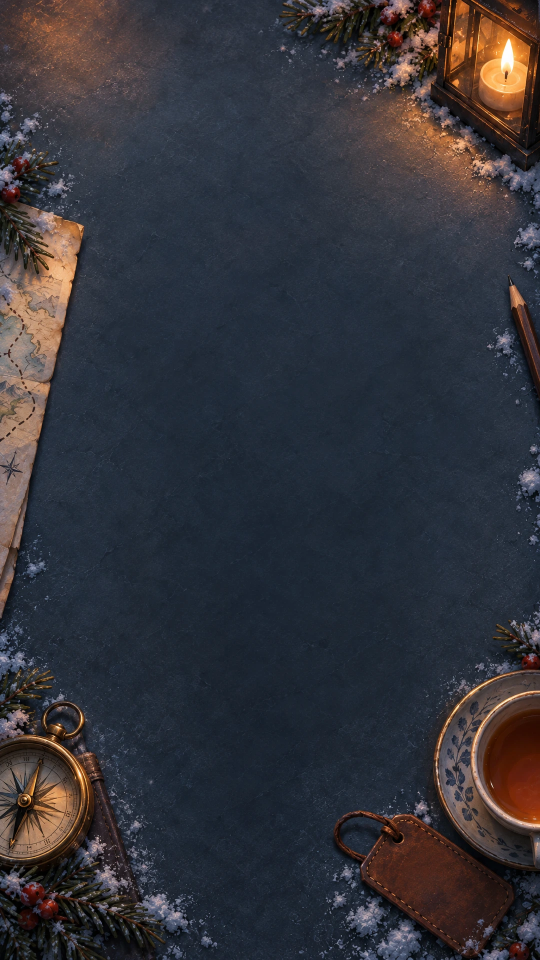
#> input picture tools/art/masters/chrome/home-desk.webp, 1080 x 1920 px (shown at 1/2 size)
$ python -i tables.py   (imports and definitions only)
#> lines starting #> are read from the running program, lines starting #| are printed output that depends on the picture
### tools/art/images.py
"""The shipped images: what they weigh, and the lossless squeeze every art script ends with.

    python tools/art/images.py audit [--files]    every group: count, size, pixels, encoding, metadata
    python tools/art/images.py squeeze [<path>...] the safe wins, in place (default: public/ and .gemarcade/)

`squeeze` changes no pixel. It strips metadata (EXIF, XMP and colour profiles: the generator's
images are sRGB, which is what a browser assumes without one) by rewriting the file's container,
re-encodes LOSSLESS files (lossless WebP, PNG) at the encoder's highest effort and keeps the result
only when it is smaller and decodes to the same pixels, and leaves a lossy file's image data alone
(a lossy file re-encoded loses quality, whatever the setting). The art scripts call `squeeze(path)`
on each file they write (tools/art/pictures.py, so every picture, postcard, Souvenir picture and
suitcase item, and tables.py's particle strips), and tools/art/check-copies.mjs fails the build when
any image under public/art or public/pictures carries metadata, however it was made.

Audit, 2026-10-28: no image carried metadata and every script already encoded at its highest
effort (WebP method 6, PNG optimize), so the squeeze found nothing; the particle strips moved from
PNG to lossless WebP (the same pixels, 46 KB -> 34 KB). The groups are group() below.
The lossy settings (full pictures q74, board copies from q70) are pictures.py's FULL_Q and BOARD_Q;
docs/picture-direction.md ("Shipped files") has the ruling.
"""
import io
import struct
import sys
from pathlib import Path

from PIL import Image

ROOT = Path(__file__).resolve().parents[2]
PUBLIC = ROOT / "public"
STORE = ROOT / ".gemarcade"
IMAGE = {".webp", ".png", ".jpg", ".jpeg", ".avif", ".svg"}
LIBRARY = {"animals", "architecture", "flowers", "food", "landscapes", "people", "travel"}


# [141 lines left out: functions group, chunks, describe, files, cmd_audit, strip_webp and 1 more, not called in this run]


def squeezed(path):
    """The smallest pixel-identical encoding of one file in its own format, or None."""
    data = path.read_bytes()
    ext = path.suffix.lower()
    best = data
    if ext == ".webp":
        best = strip_webp(data)
        if best is not data and not same_pixels(data, best):
            best = data
        if "VP8L" in {c for c, _, _ in chunks(best)}:
            with Image.open(path) as im:
                im.load()
                out = io.BytesIO()
                # exact: keep the colour under fully transparent pixels, so nothing changes at all
                im.save(out, "WEBP", lossless=True, quality=100, method=6, exact=True)
            if len(out.getvalue()) < len(best) and same_pixels(data, out.getvalue()):
                best = out.getvalue()
    elif ext == ".png":
        with Image.open(path) as im:
            im.load()
            out = io.BytesIO()
            keep = {k: im.info[k] for k in ("transparency",) if k in im.info}
            im.save(out, "PNG", optimize=True, **keep)
        if len(out.getvalue()) < len(best) and same_pixels(data, out.getvalue()):
            best = out.getvalue()
    elif ext in (".jpg", ".jpeg"):
        best = strip_jpeg(data)
    return best if len(best) < len(data) else None


# [12 lines left out: function strip_jpeg, not called in this run]


def squeeze(path):
    """The pipeline's last step for one written file: the safe wins, in place. Returns bytes saved."""
    path = Path(path)
    if path.suffix.lower() not in IMAGE - {".svg", ".avif"}:
        return 0
    better = squeezed(path)
    if better is None:
        return 0
    saved = path.stat().st_size - len(better)
    path.write_bytes(better)
    return saved


# [9 lines left out: function cmd_squeeze, not called in this run]


# [10 lines that do not run on import are left out]

### tools/art/tables.py
"""The tables a player can play on: the sunny day (everyone's, creator 2026-10-28) and the ones won or bought later.

    python tools/art/tables.py ingest <raw-dir>    raw generations -> tools/art/masters/tables/
    python tools/art/tables.py build               masters -> public/art/tables/ + tables.json
    python tools/art/tables.py icon <name> <picture-id>   the platform item's icon (512 px PNG)
    python tools/art/tables.py scene <name> <scene.png>   a table finished outward (16:9) -> its masters

A table can come from a wider SCENE (creator, 2026-10-28, Sunny Day without its suitcase rims): the
table's scene finished outward to 16:9 by the generator, so the PC side art beside the game is the
same picture. `scene` keeps it as masters/tables/<name>-scene.webp and cuts its middle 9:16 as the
table's master; the side art (tools/art/store.py, BORDERS) is that scene with the props near the
game cleared, so it fits every window shape (the Arcade scales side art to cover the window, so a
prop running past the game's edge lines up only on a 16:9 screen).

Every table follows game-l.png's layout (detail at the edges and top corners, a calm
darker middle where the cards sit) and keeps the same chrome: frosted frames and pale
buttons are drawn by the game and do not change per table. What changes per table:

  <name>-table.webp       the background, 1080x1920 (cover, centre top), like public/art/table.webp
  <name>-stack-back.webp  the card back of the stacks, 384x512 (portrait 3:4) with alpha
  <name>-particles.webp   a strip of square frames drifting at the edges (snow, leaves...), lossless
  <name>-thumb.webp       a 320x400 preview for the table picker (the top of the table)
Every file name carries the table's name: the platform refuses a build in which two
files share a name, whatever their folders (tools/unique-names.mjs checks it).

The winter dusk (the game's first table, December 2026's suitcase prize since the default turned
sunny) keeps its original files (public/art/table.webp, stack-back.webp, snow.webp) and its own home
backdrop ("desk": art/home-desk.webp; a table without one shows on home too); only its thumb lives
under public/art/tables/winter-dusk/ (winter-dusk-thumb.webp). The manifest
public/art/tables/tables.json lists every SHIPPED table with its paths, the built-in one first.

A table's id is "table-" + its folder name ("table-autumn-study"): the same slug is the
platform item the server grants, so the game, the server and the art agree on one name.
Its item icon (tools/art/items/<id>.png) is for the Arcade, not shipped in the game.

Tables not yet shipped keep their masters here for later (a Coin purchase, say):
add them to SHIPPED when they are finished. Raw names in <raw-dir>:
  <id>.png (table), <id>-back.png (card back), <id>-particles.png (four in a row)
"""
import json
import sys
from pathlib import Path

from PIL import Image

sys.path.insert(0, str(Path(__file__).resolve().parent))
from images import squeeze  # noqa: E402  (the lossless last step: tools/art/images.py)

ROOT = Path(__file__).resolve().parents[2]
MASTERS = ROOT / "tools/art/masters/tables"
PUBLIC = ROOT / "public"
OUT = PUBLIC / "art/tables"
FRAME = 64  # particle frame, px

TABLES = {
    # The sunny day: the store's sky-blue suitcase carried in (creator, 2026-10-28, picked from three).
    # Its petals drift as "petals" (UI's kind: sparser, slower and swaying wider than "leaves").
    "sunny-day": {"title": "Sunny Day", "particles": "petals"},
    "winter-dusk": {"title": "Winter Dusk", "particles": "snow",
                    "files": {"table": "art/table.webp", "stackBack": "art/stack-back.webp",
                              "particles": "art/snow.webp", "desk": "art/home-desk.webp"}, "frame": 32, "base": "#2c3746",
                    "showLocked": True,  # December's prize: the picker shows it locked until owned
                    "master": ROOT / "tools/art/masters/chrome/table.webp"},
    "autumn-study": {"title": "Autumn Study", "particles": "leaves"},
    "summer-terrace": {"title": "Summer Terrace", "particles": "petals"},
    "spring-greenhouse": {"title": "Spring Greenhouse", "particles": "petals"},
    # The Daily Suitcase's prizes, one a month (docs/daily-suitcase.md); "snow" shares the winter
    # dusk's snow strip instead of a particles file of its own.
    "ski-lodge": {"title": "Ski Lodge", "particles": "snow", "share": "winter-dusk"},
    "winter-market": {"title": "Winter Market", "particles": "snow", "share": "winter-dusk"},
    # The two-week VIP events' prizes (docs/vip.md): Haunted Holiday's (halloween-2026, creator 2026-10-30), a candlelit
    # autumn porch at golden hour; its leaves are Autumn Study's strip, shared.
    "pumpkin-porch": {"title": "Pumpkin Porch", "particles": "leaves", "share": "autumn-study"},
    # The next three events' prizes (lead, 2026-10-30, docs/vip.md 1fd60bc; themes approved 2026-10-27 in docs/daily-suitcase.md):
    # Grand Train Journey's wood-panelled dining car with a brass lamp (no weather), Northern Lights' Arctic cabin windowsill with
    # the aurora through the window (the winter dusk's snow, shared) and Carnival's crimson velvet and gold (its own confetti,
    # drifting as "petals").
    "dining-car": {"title": "Dining Car"},
    "arctic-cabin": {"title": "Arctic Cabin", "particles": "snow", "share": "winter-dusk"},
    "carnival": {"title": "Carnival", "particles": "petals"},
    # The Cosmetics screen's four, 2,000 Coins each (creator, 2026-10-29, picked from concepts in design/concepts/tables/),
    # each paired with one of Audio's trip tracks; built as Sunny Day (scene -> table, the side art cleared in the middle).
    "paris-cafe": {"title": "Paris Café"},
    "kyoto-blossom": {"title": "Kyoto Blossom", "particles": "petals"},
    "buenos-aires": {"title": "Buenos Aires", "particles": "petals"},
    "irish-coast": {"title": "Irish Coast"},
}
SHIPPED = ["sunny-day", "winter-dusk", "autumn-study", "ski-lodge", "winter-market",
           "paris-cafe", "kyoto-blossom", "buenos-aires", "irish-coast", "pumpkin-porch",
           "dining-car", "arctic-cabin", "carnival"]  # the picker's order
DEFAULT = "sunny-day"  # everyone's table (UI's code switched to it in 78c3623)
# The plain panel a board sits on during a level (UI, 2026-10-29, the creator's pick after Jigsaw Drop): a calm
# mid-tone of the table's own surface, under the cards' pale frames. A table not named here uses its `base` (the
# sunny tables' bases are mid-tones already); these dark ones lift their surface to about 40% lightness, the
# near-grey ones picked by eye from their tables (West's and South Africa's wood, France's stone, the market's cobbles).
PANELS = {
    "winter-dusk": "#51637b",
    "autumn-study": "#835949",
    "ski-lodge": "#875845",
    "winter-market": "#665e6e",
    "dining-car": "#a54b27",  # its mahogany and Carnival's velvet lifted to 40% lightness, saturation held to 62%
    "carnival": "#a52736",
    "souvenir-america": "#51737b",
    "souvenir-japan": "#894b43",
    "souvenir-italy": "#70605c",
    "souvenir-west": "#6e625a",
    "souvenir-france": "#5c6274",
    "souvenir-canada": "#804c50",
    "souvenir-argentina": "#895243",
    "souvenir-australia": "#705c5f",
    "souvenir-south-africa": "#7a5f4c",
    "souvenir-uk-ireland": "#894c43",
}
# Made-up marks the generator left on a table's props, softened at ingest: (x, y, radius) on the raw.
CLEAN = {}  # raw stem -> marks to soften at ingest (the first sunny table had a glyph on its camera)
# Each trip's Souvenir board has a table of its own (docs/souvenirs.md; tools/art/souvenirs.py makes it):
# named in tools/art/souvenirs-plan.json, no particles, and marked "souvenir" in the manifest, so a picker
# or a shop can tell it apart from a table a player owns. It ships once its table and back masters exist.
_SV = ROOT / "tools/art/souvenirs-plan.json"
# [4 lines not run here, left out]


# [36 lines left out: functions ingest, base_colour, thumb, not called in this run]


def particles(master, out):
    """Four sprites side by side in the master -> a strip of FRAME-px square frames."""
#> called with master = 'masters/chrome/home-desk.webp', out = 'out.png'
    im = Image.open(master).convert("RGBA")
    a = im.getchannel("A")
#> a: PIL image 1080x1920 L; every value is 255
    # Split at the empty columns between the sprites.
    cols = [a.crop((x, 0, x + 1, im.height)).getextrema()[1] > 40 for x in range(im.width)]
#> cols = 1080 items, first 6: True, True, True, True, True, True
    spans, start = [], None
    for x, on in enumerate(cols + [False]):
        if on and start is None:
            start = x
        elif not on and start is not None:
            if x - start > 20:
                spans.append((start, x))
            start = None
#> this loop made 1081 passes
#> start on pass 1: 0
#> after the loop, spans = [(0, 1080)]
    strip = Image.new("RGBA", (FRAME * len(spans), FRAME), (0, 0, 0, 0))
#> strip: PIL image 64x64 RGBA; every value is 0
    for i, (x0, x1) in enumerate(spans):
        s = im.crop((x0, 0, x1, im.height))
        s = s.crop(s.getchannel("A").point(lambda v: 255 if v > 40 else 0).getbbox())
        k = (FRAME - 4) / max(s.size)
#> k = 0.0312
        s = s.resize((max(1, round(s.width * k)), max(1, round(s.height * k))), Image.LANCZOS)
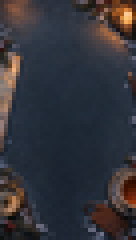
#> s: PIL image 34x60 RGBA (shown 4 times larger); mean R, G, B, A 51.8, 51.6, 57.9, 255
        strip.alpha_composite(s, (i * FRAME + (FRAME - s.width) // 2, (FRAME - s.height) // 2))
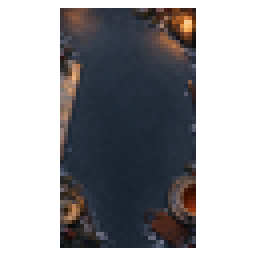
#> strip: PIL image 64x64 RGBA (shown 4 times larger); mean R, G, B, A 25.8, 25.7, 28.8, 127; transparent parts drawn white
    # Lossless WebP, not PNG (2026-10-28): the same pixels, a quarter lighter.
    strip.save(out, "WEBP", lossless=True, quality=100, method=6, exact=True)
    squeeze(out)
#> in squeezed, `keep = {k: im.info[k] for k in ("transparency",) if k in im.info}`: keep = 0 items
    return len(spans)


# [104 lines left out: functions stack_back, build, scene, icon, not called in this run]


# [13 lines not run here, left out]

>>> result = particles('masters/chrome/home-desk.webp', 'out.png')
#> result = 1
